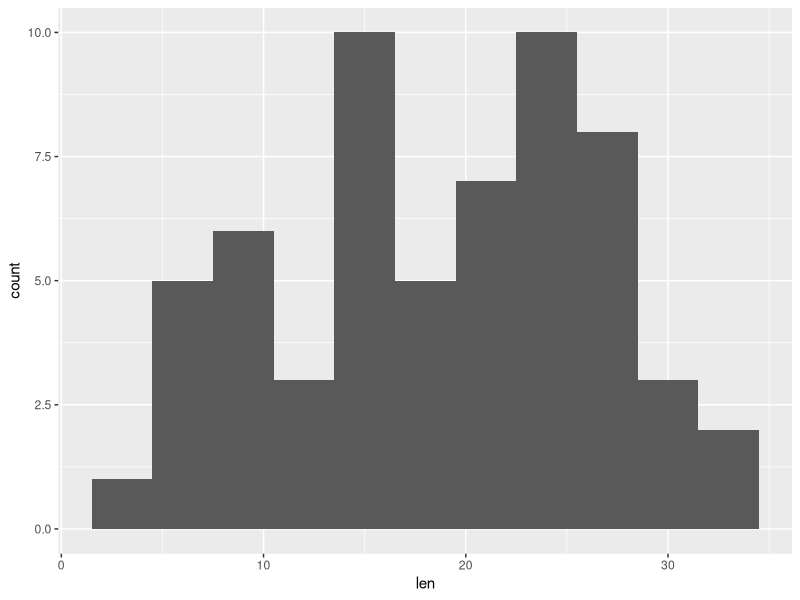
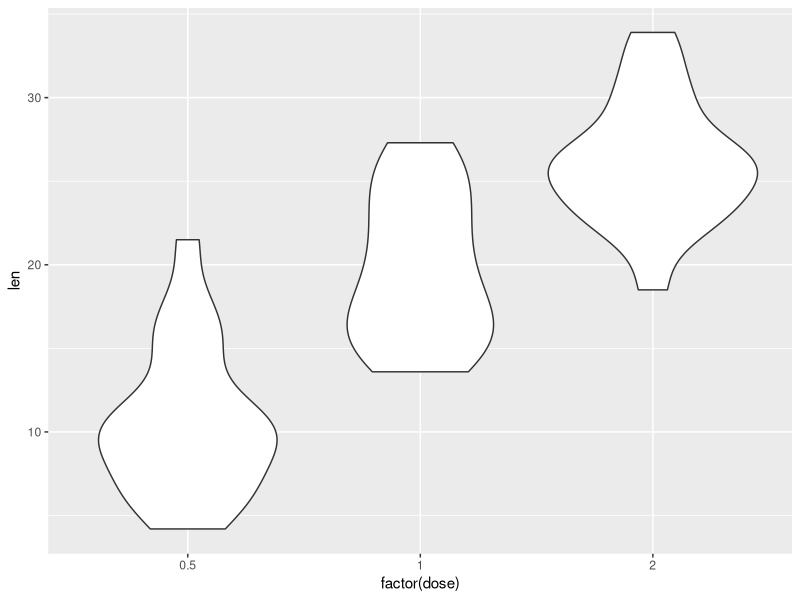
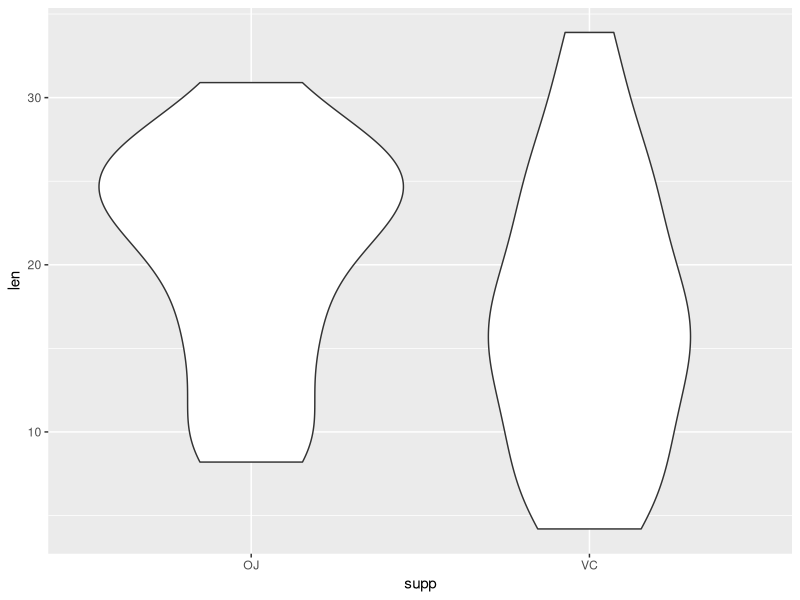

These figures' R source, in order:
## ---- chunk 1
data (ToothGrowth)

summary (as.factor (ToothGrowth$dose))
summary (ToothGrowth$supp)

library (ggplot2)
gg <- ggplot (ToothGrowth)
print (gg + geom_histogram (aes (x=len),
                            binwidth=3))

print (gg + geom_violin (aes (x=factor (dose), 
                              y=len)))

print (gg + geom_violin (aes (x=supp,
                              y=len)))
## ---- chunk 2
t.test (len ~ supp, ToothGrowth)$conf.int
## ---- chunk 3
tg05 = ToothGrowth$len[ToothGrowth$dose < 1]
tg10 = ToothGrowth$len[ToothGrowth$dose == 1]
tg20 = ToothGrowth$len[ToothGrowth$dose > 1]

t.test (tg05, tg10)$conf.int
t.test (tg05, tg20)$conf.int
t.test (tg10, tg20)$conf.int
